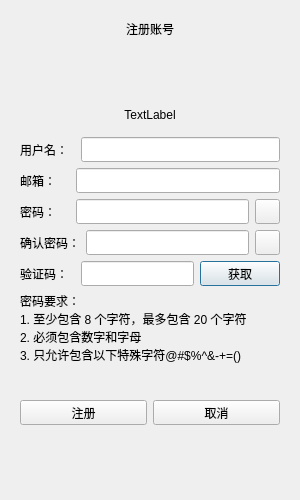
<?xml version="1.0" encoding="UTF-8"?>
<ui version="4.0">
 <class>RegisterDialog</class>
 <widget class="QDialog" name="RegisterDialog">
  <property name="geometry">
   <rect>
    <x>0</x>
    <y>0</y>
    <width>300</width>
    <height>500</height>
   </rect>
  </property>
  <property name="minimumSize">
   <size>
    <width>300</width>
    <height>500</height>
   </size>
  </property>
  <property name="maximumSize">
   <size>
    <width>300</width>
    <height>500</height>
   </size>
  </property>
  <property name="windowTitle">
   <string>Dialog</string>
  </property>
  <layout class="QVBoxLayout" name="verticalLayout">
   <item>
    <layout class="QHBoxLayout" name="horizontalLayout_8">
     <item>
      <widget class="QStackedWidget" name="stackedWidget">
       <widget class="QWidget" name="page">
        <layout class="QVBoxLayout" name="verticalLayout_3">
         <item>
          <widget class="QLabel" name="page_tag_label">
           <property name="text">
            <string>注册账号</string>
           </property>
           <property name="alignment">
            <set>Qt::AlignCenter</set>
           </property>
          </widget>
         </item>
         <item>
          <spacer name="verticalSpacer">
           <property name="orientation">
            <enum>Qt::Vertical</enum>
           </property>
           <property name="sizeHint" stdset="0">
            <size>
             <width>20</width>
             <height>40</height>
            </size>
           </property>
          </spacer>
         </item>
         <item>
          <widget class="QWidget" name="widget" native="true">
           <layout class="QVBoxLayout" name="verticalLayout_4">
            <item>
             <widget class="QLabel" name="error_label">
              <property name="text">
               <string>TextLabel</string>
              </property>
              <property name="alignment">
               <set>Qt::AlignCenter</set>
              </property>
             </widget>
            </item>
           </layout>
          </widget>
         </item>
         <item>
          <layout class="QHBoxLayout" name="horizontalLayout">
           <item>
            <widget class="QLabel" name="user_label">
             <property name="minimumSize">
              <size>
               <width>0</width>
               <height>25</height>
              </size>
             </property>
             <property name="maximumSize">
              <size>
               <width>16777215</width>
               <height>25</height>
              </size>
             </property>
             <property name="text">
              <string>用户名：  </string>
             </property>
            </widget>
           </item>
           <item>
            <widget class="QLineEdit" name="user_edit">
             <property name="minimumSize">
              <size>
               <width>0</width>
               <height>25</height>
              </size>
             </property>
             <property name="maximumSize">
              <size>
               <width>16777215</width>
               <height>25</height>
              </size>
             </property>
            </widget>
           </item>
          </layout>
         </item>
         <item>
          <layout class="QHBoxLayout" name="horizontalLayout_2">
           <item>
            <widget class="QLabel" name="email_label">
             <property name="minimumSize">
              <size>
               <width>0</width>
               <height>25</height>
              </size>
             </property>
             <property name="maximumSize">
              <size>
               <width>16777215</width>
               <height>25</height>
              </size>
             </property>
             <property name="text">
              <string>邮箱：    </string>
             </property>
            </widget>
           </item>
           <item>
            <widget class="QLineEdit" name="email_edit">
             <property name="enabled">
              <bool>true</bool>
             </property>
             <property name="sizePolicy">
              <sizepolicy hsizetype="Expanding" vsizetype="Fixed">
               <horstretch>0</horstretch>
               <verstretch>0</verstretch>
              </sizepolicy>
             </property>
             <property name="minimumSize">
              <size>
               <width>0</width>
               <height>25</height>
              </size>
             </property>
             <property name="maximumSize">
              <size>
               <width>16777215</width>
               <height>25</height>
              </size>
             </property>
            </widget>
           </item>
          </layout>
         </item>
         <item>
          <layout class="QHBoxLayout" name="horizontalLayout_3">
           <item>
            <widget class="QLabel" name="password_label">
             <property name="minimumSize">
              <size>
               <width>0</width>
               <height>25</height>
              </size>
             </property>
             <property name="maximumSize">
              <size>
               <width>16777215</width>
               <height>25</height>
              </size>
             </property>
             <property name="text">
              <string>密码：    </string>
             </property>
            </widget>
           </item>
           <item>
            <widget class="QLineEdit" name="password_edit">
             <property name="minimumSize">
              <size>
               <width>0</width>
               <height>25</height>
              </size>
             </property>
             <property name="maximumSize">
              <size>
               <width>16777215</width>
               <height>25</height>
              </size>
             </property>
            </widget>
           </item>
           <item>
            <widget class="QPushButton" name="password_visible">
             <property name="minimumSize">
              <size>
               <width>25</width>
               <height>25</height>
              </size>
             </property>
             <property name="maximumSize">
              <size>
               <width>25</width>
               <height>25</height>
              </size>
             </property>
             <property name="cursor">
              <cursorShape>PointingHandCursor</cursorShape>
             </property>
             <property name="focusPolicy">
              <enum>Qt::NoFocus</enum>
             </property>
             <property name="text">
              <string/>
             </property>
            </widget>
           </item>
          </layout>
         </item>
         <item>
          <layout class="QHBoxLayout" name="horizontalLayout_4">
           <item>
            <widget class="QLabel" name="password2_label">
             <property name="minimumSize">
              <size>
               <width>0</width>
               <height>25</height>
              </size>
             </property>
             <property name="maximumSize">
              <size>
               <width>16777215</width>
               <height>25</height>
              </size>
             </property>
             <property name="text">
              <string>确认密码：</string>
             </property>
            </widget>
           </item>
           <item>
            <widget class="QLineEdit" name="password2_edit">
             <property name="minimumSize">
              <size>
               <width>0</width>
               <height>25</height>
              </size>
             </property>
             <property name="maximumSize">
              <size>
               <width>16777215</width>
               <height>25</height>
              </size>
             </property>
            </widget>
           </item>
           <item>
            <widget class="QPushButton" name="password2_visible">
             <property name="minimumSize">
              <size>
               <width>25</width>
               <height>25</height>
              </size>
             </property>
             <property name="maximumSize">
              <size>
               <width>25</width>
               <height>25</height>
              </size>
             </property>
             <property name="cursor">
              <cursorShape>PointingHandCursor</cursorShape>
             </property>
             <property name="focusPolicy">
              <enum>Qt::NoFocus</enum>
             </property>
             <property name="text">
              <string/>
             </property>
            </widget>
           </item>
          </layout>
         </item>
         <item>
          <layout class="QHBoxLayout" name="horizontalLayout_5">
           <item>
            <widget class="QLabel" name="verifycode_label">
             <property name="minimumSize">
              <size>
               <width>0</width>
               <height>25</height>
              </size>
             </property>
             <property name="maximumSize">
              <size>
               <width>16777215</width>
               <height>25</height>
              </size>
             </property>
             <property name="text">
              <string>验证码：  </string>
             </property>
            </widget>
           </item>
           <item>
            <widget class="QLineEdit" name="verifycode_edit">
             <property name="minimumSize">
              <size>
               <width>0</width>
               <height>25</height>
              </size>
             </property>
             <property name="maximumSize">
              <size>
               <width>16777215</width>
               <height>25</height>
              </size>
             </property>
            </widget>
           </item>
           <item>
            <widget class="TimerBtn" name="get_verifycode_btn">
             <property name="minimumSize">
              <size>
               <width>0</width>
               <height>25</height>
              </size>
             </property>
             <property name="maximumSize">
              <size>
               <width>16777215</width>
               <height>25</height>
              </size>
             </property>
             <property name="text">
              <string>获取</string>
             </property>
            </widget>
           </item>
          </layout>
         </item>
         <item>
          <widget class="QLabel" name="password_ruler_label">
           <property name="text">
            <string>密码要求：
1. 至少包含 8 个字符，最多包含 20 个字符
2. 必须包含数字和字母
3. 只允许包含以下特殊字符@#$%^&amp;-+=()</string>
           </property>
           <property name="textFormat">
            <enum>Qt::AutoText</enum>
           </property>
           <property name="scaledContents">
            <bool>false</bool>
           </property>
          </widget>
         </item>
         <item>
          <spacer name="verticalSpacer_2">
           <property name="orientation">
            <enum>Qt::Vertical</enum>
           </property>
           <property name="sizeType">
            <enum>QSizePolicy::Fixed</enum>
           </property>
           <property name="sizeHint" stdset="0">
            <size>
             <width>20</width>
             <height>30</height>
            </size>
           </property>
          </spacer>
         </item>
         <item>
          <layout class="QHBoxLayout" name="horizontalLayout_6">
           <item>
            <widget class="QPushButton" name="confirm_btn">
             <property name="minimumSize">
              <size>
               <width>0</width>
               <height>25</height>
              </size>
             </property>
             <property name="maximumSize">
              <size>
               <width>16777215</width>
               <height>25</height>
              </size>
             </property>
             <property name="text">
              <string>注册</string>
             </property>
            </widget>
           </item>
           <item>
            <widget class="QPushButton" name="cancel_btn">
             <property name="minimumSize">
              <size>
               <width>0</width>
               <height>25</height>
              </size>
             </property>
             <property name="maximumSize">
              <size>
               <width>16777215</width>
               <height>25</height>
              </size>
             </property>
             <property name="text">
              <string>取消</string>
             </property>
            </widget>
           </item>
          </layout>
         </item>
         <item>
          <spacer name="verticalSpacer_3">
           <property name="orientation">
            <enum>Qt::Vertical</enum>
           </property>
           <property name="sizeHint" stdset="0">
            <size>
             <width>20</width>
             <height>40</height>
            </size>
           </property>
          </spacer>
         </item>
        </layout>
       </widget>
       <widget class="QWidget" name="page_2">
        <layout class="QVBoxLayout" name="verticalLayout_2">
         <item>
          <layout class="QHBoxLayout" name="horizontalLayout_7">
           <item>
            <widget class="QLabel" name="success_label">
             <property name="text">
              <string>TextLabel</string>
             </property>
             <property name="alignment">
              <set>Qt::AlignCenter</set>
             </property>
            </widget>
           </item>
          </layout>
         </item>
         <item>
          <layout class="QHBoxLayout" name="horizontalLayout_9">
           <item>
            <spacer name="horizontalSpacer">
             <property name="orientation">
              <enum>Qt::Horizontal</enum>
             </property>
             <property name="sizeHint" stdset="0">
              <size>
               <width>40</width>
               <height>20</height>
              </size>
             </property>
            </spacer>
           </item>
           <item>
            <widget class="QPushButton" name="success_btn">
             <property name="minimumSize">
              <size>
               <width>90</width>
               <height>30</height>
              </size>
             </property>
             <property name="maximumSize">
              <size>
               <width>90</width>
               <height>30</height>
              </size>
             </property>
             <property name="text">
              <string>返回登录</string>
             </property>
            </widget>
           </item>
           <item>
            <spacer name="horizontalSpacer_2">
             <property name="orientation">
              <enum>Qt::Horizontal</enum>
             </property>
             <property name="sizeHint" stdset="0">
              <size>
               <width>40</width>
               <height>20</height>
              </size>
             </property>
            </spacer>
           </item>
          </layout>
         </item>
        </layout>
       </widget>
      </widget>
     </item>
    </layout>
   </item>
  </layout>
 </widget>
 <customwidgets>
  <customwidget>
   <class>TimerBtn</class>
   <extends>QPushButton</extends>
   <header>timerbtn.h</header>
  </customwidget>
 </customwidgets>
 <resources/>
 <connections/>
</ui>
